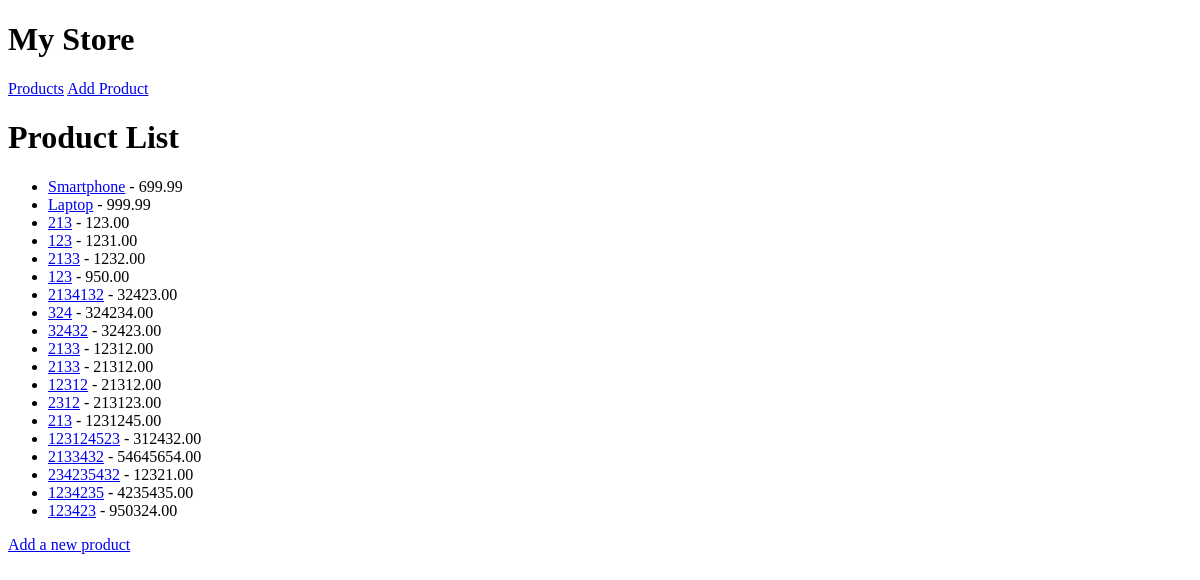
Before: / with the older database file.
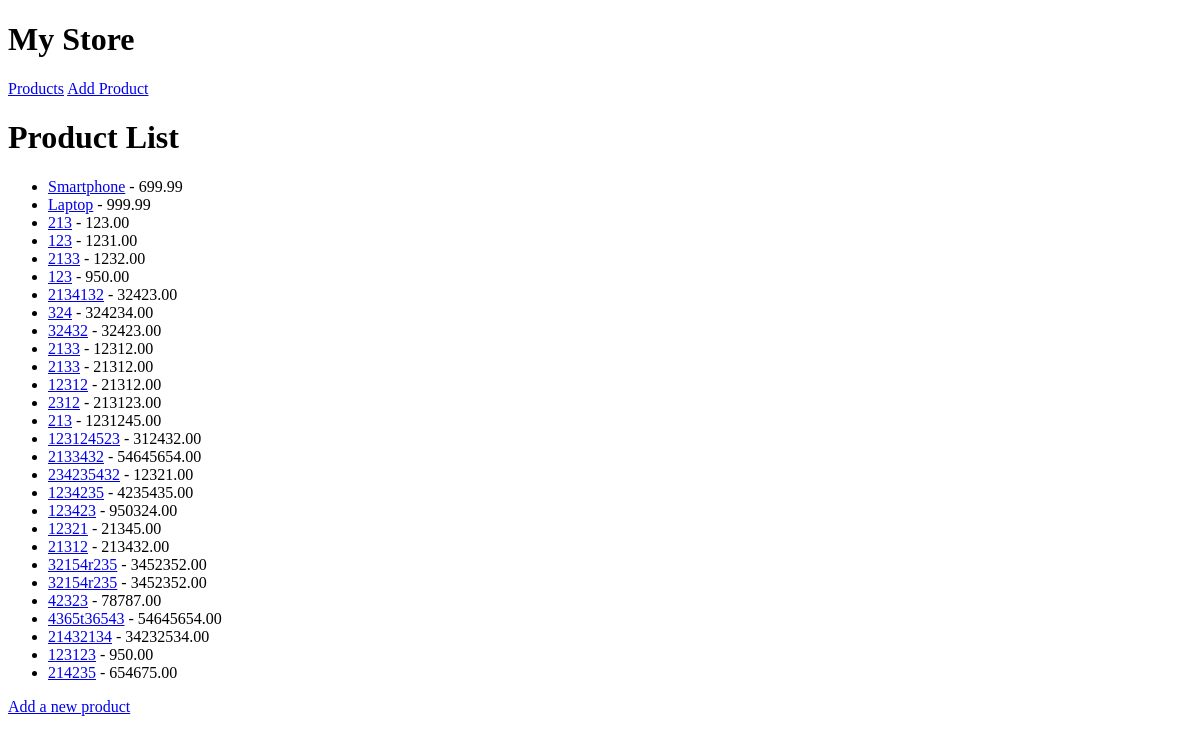
After: the same page with the newer database file.
### store/models.py (models this page shows, shortened)
class Product(models.Model):
    name = models.CharField(max_length=100)
    description = models.TextField()
    price = models.DecimalField(max_digits=10, decimal_places=2)
    created_at = models.DateTimeField(auto_now_add=True)
    category = models.ForeignKey(Category, on_delete=models.CASCADE)
    is_published = models.BooleanField(default=False)

### store/views.py (the view)
# urls.py: path('', ProductListView.as_view(), name='product_list'),
class ProductListView(ListView):
    model = Product
    template_name = 'store/product_list.html'
    context_object_name = 'products'

### templates/store/product_list.html
{% extends 'store/base.html' %}
{% block content %}
<h1>Product List</h1>
<ul>
    {% for product in products %}
        <li>
            <a href="{% url 'product_detail' product.id %}">{{ product.name }}</a> - {{ product.price }}
        </li>
    {% empty %}
        <li>No products available.</li>
    {% endfor %}
</ul>
<a href="{% url 'product_add' %}">Add a new product</a>
{% endblock %}

### templates/store/base.html (shortened to what this page needs)
<!DOCTYPE html>
<html lang="en">
<head>
</head>
<body>
    <header>
        <h1>My Store</h1>
        <nav>
            <a href="{% url 'product_list' %}">Products</a>
            <a href="{% url 'product_create' %}">Add Product</a>
        </nav>
    </header>
    <main>
        {% block content %}{% endblock %}
    </main>
</body>
</html>

Changed rows visible on the page:
added Product: name "12321", price "21345.00"
added Product: name "21312", price "213432.00"
added Product: name "32154r235", price "3452352.00"
added Product: name "32154r235", price "3452352.00"
added Product: name "42323", price "78787.00"
added Product: name "4365t36543", price "54645654.00"
added Product: name "21432134", price "34232534.00"
added Product: name "123123", price "950.00"
added Product: name "214235", price "654675.00"
